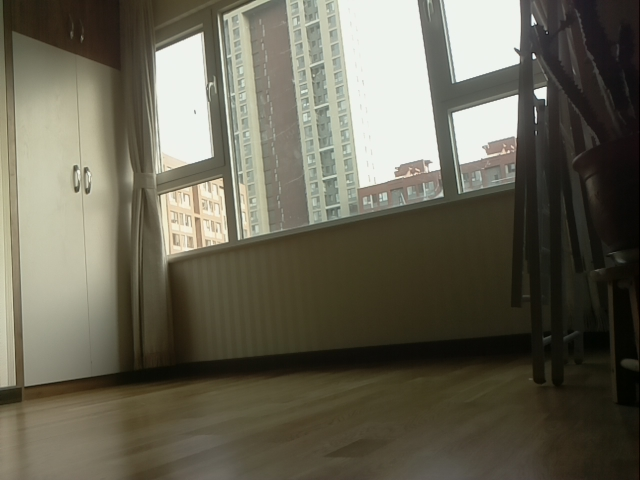
#> input picture thresholding/test.jpg, 640 x 480 px
$ python thresholding.py
#> lines starting #> are read from the running program, lines starting #| are printed output that depends on the picture; after the words box and inside, x2 and y2 are one past the last pixel; in counts of white or black regions, pixels touching at a corner belong together
# reference
# http://docs.opencv.org/3.1.0/d7/d4d/tutorial_py_thresholding.html#gsc.tab=0
# http://www.pyimagesearch.com/2015/08/24/resolved-matplotlib-figures-not-showing-up-or-displaying/
import cv2
import numpy as np
from matplotlib import pyplot as plt

img = cv2.imread('./test.jpg',0)
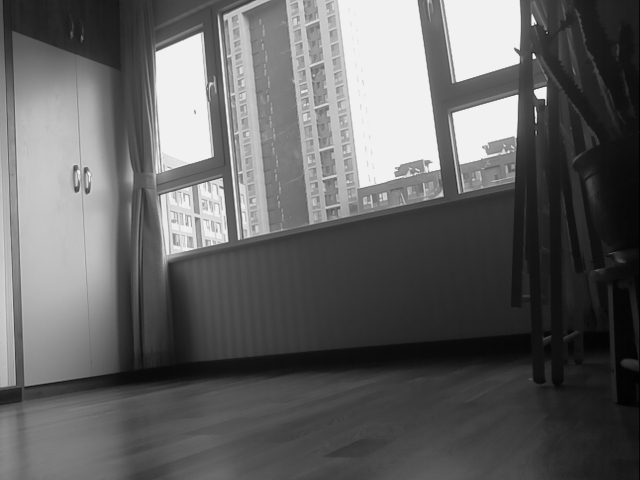
#> img: shape (480, 640); min 0, max 242, mean 99.2
img = cv2.medianBlur(img, 5)

# global thresholding
ret1, th1 = cv2.threshold(img,127,255,cv2.THRESH_BINARY)
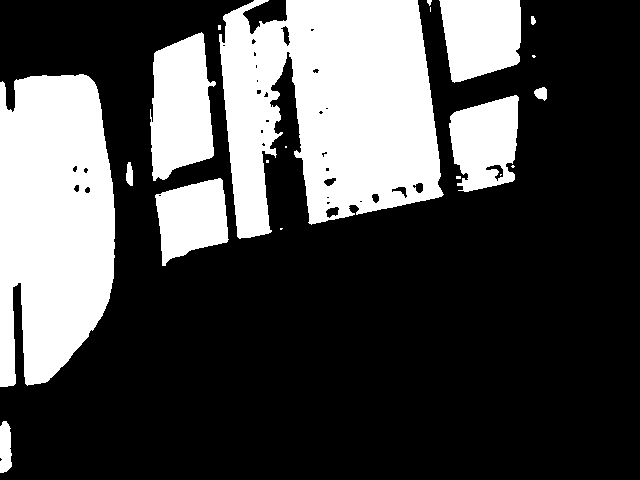
#> th1: shape (480, 640); 29.9% white; 20 white regions (9 under 20 px), largest, box (x1, y1, x2, y2) and area: (219, 0, 444, 239) 38468, (0, 74, 115, 387) 30052, (150, 32, 216, 181) 7258

# Otsu's thresholding
ret2, th2 = cv2.threshold(img,0,255,cv2.THRESH_BINARY+cv2.THRESH_OTSU)
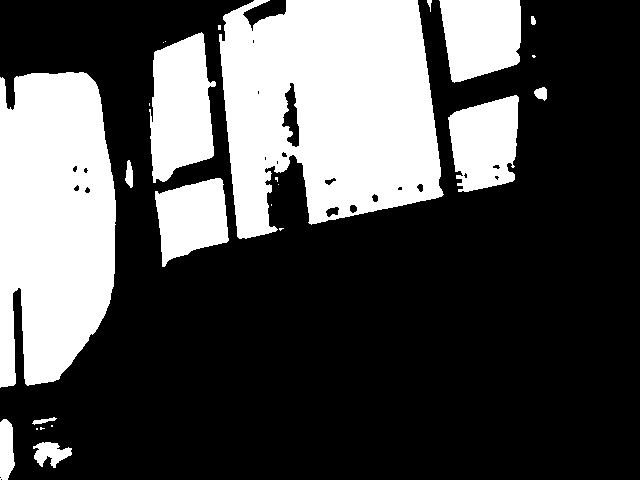
#> th2: shape (480, 640); 31.3% white; 25 white regions (12 under 20 px), largest, box (x1, y1, x2, y2) and area: (219, 0, 444, 239) 40890, (0, 72, 116, 388) 30876, (149, 32, 216, 183) 7343
#> ret2 = 123

# Otsu's thresholding after Gaussian Filtering
blur = cv2.GaussianBlur(img, (5,5), 0)
ret3, th3 = cv2.threshold(blur,0,255, cv2.THRESH_BINARY+cv2.THRESH_OTSU)
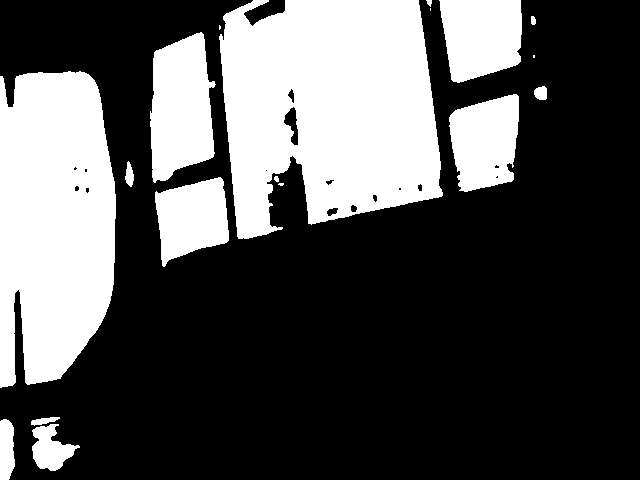
#> th3: shape (480, 640); 32.1% white; 18 white regions (4 under 20 px), largest, box (x1, y1, x2, y2) and area: (219, 0, 443, 239) 41672, (0, 71, 116, 388) 31148, (150, 32, 216, 183) 7493
#> ret3 = 122

images = [img, 0,  th1,
          img, 0,  th2,
          blur,0,  th3]

titles = ['Original', 'Histogram', "Global",
           'Original', 'Histogram', "Ostu",
           'Gaussian filtered', 'Histogram', 'Ostu']

for i in xrange(3):
    plt.subplot(3,3,i*3+1), plt.imshow(images[i*3], 'gray')
    plt.title(titles[i*3]), plt.xticks([]), plt.yticks([])

    plt.subplot(3,3,i*3+2), plt.hist(images[i*3].ravel(), 256)
    plt.title(titles[i*3+1]), plt.xticks([]), plt.yticks([])

    plt.subplot(3,3,i*3+3), plt.imshow(images[i*3+2], 'gray')
    plt.title(titles[i*3+2]), plt.xticks([]), plt.yticks([])

plt.show()
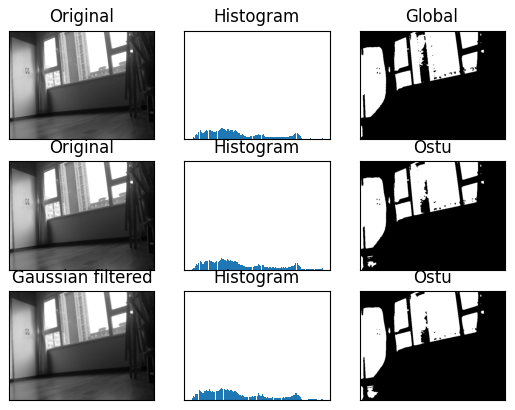
#> figure drawn by matplotlib, 9 panels
